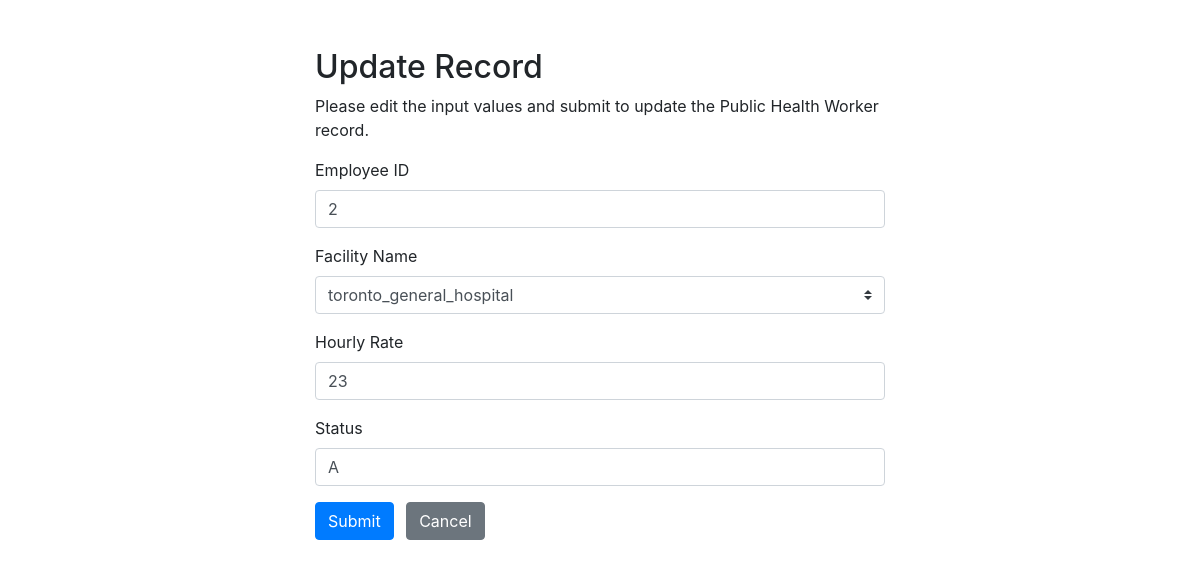
Screenshot of /php/public_health_worker/update.php?person_id=2&employee_id=2&facility_name=toronto_general_hospital with the database file from the repository.
### tables this page shows
CREATE TABLE `healthcare_worker` (
  `person_id` int NOT NULL,
  `facility_name` varchar(255) NOT NULL,
  `employee_id` int DEFAULT NULL,
  `hourly_rate` int NOT NULL,
  `status` enum('A','D') NOT NULL DEFAULT 'A' COMMENT 'A - Active, D - Deleted',
  PRIMARY KEY (`person_id`,`facility_name`),
  KEY `facility_name` (`facility_name`),
  CONSTRAINT `healthcare_worker_ibfk_1` FOREIGN KEY (`person_id`) REFERENCES `person` (`person_id`) ON DELETE CASCADE ON UPDATE CASCADE,
  CONSTRAINT `healthcare_worker_ibfk_2` FOREIGN KEY (`facility_name`) REFERENCES `facility` (`name`) ON DELETE CASCADE ON UPDATE CASCADE
);

### php/public_health_worker/update.php (the view, shortened to what this page needs)
<?php
$link = connect();
$person_id = $employee_id = $facility_name = $hourly_rate = $status = "";
$sql = "SELECT * FROM facility";
$result = mysqli_query($link, $sql);
$all_facility = mysqli_fetch_all($result, MYSQLI_ASSOC);
if (isset($_POST["person_id"]) && !empty($_POST["person_id"])) {
    $person_id = (int)(trim($_POST["person_id"]));
    $employee_id = (int)(trim($_GET["employee_id"]));
    $facility_name = trim($_GET["facility_name"]);
    $new_employee_id = (int)(trim($_POST["new_employee_id"]));
    $new_facility_name = $_POST["new_facility_name"];
    $new_hourly_rate = (int)(trim($_POST["new_hourly_rate"]));
    $new_status = $_POST['new_status'];
    if (empty($new_status) || ($new_status !== 'A' && $new_status !== 'D')) {
        $status_error = "Please enter a valid status A or D";
    }
    $sql = "UPDATE healthcare_worker SET employee_id =?, facility_name = ?, hourly_rate = ?, status=? WHERE person_id=? AND employee_id=? AND facility_name=?";
    $stmt = mysqli_prepare($link, $sql);
    mysqli_stmt_bind_param($stmt, "isisiis", $new_employee_id, $new_facility_name, $new_hourly_rate, $new_status, $person_id, $employee_id, $facility_name);
    if ($stmt) {
        if (mysqli_stmt_execute($stmt)) {
            header("location: public_health_worker.php");
            exit();
        } else {
            echo "Oops! Something went wrong. Please try again later.";
        }
    }
    mysqli_stmt_close($stmt);
    mysqli_close($link);
} else {
    if (isset($_GET["person_id"]) && !empty(trim($_GET["person_id"]))) {
        $person_id = trim($_GET["person_id"]);
        $employee_id = trim($_GET["employee_id"]);
        $facility_name = trim($_GET["facility_name"]);
        $sql = "SELECT * FROM healthcare_worker WHERE person_id = ? AND employee_id=? AND facility_name=?";
        if ($stmt = mysqli_prepare($link, $sql)) {
            mysqli_stmt_bind_param($stmt, "iis", $person_id, $employee_id, $facility_name);
            if (mysqli_stmt_execute($stmt)) {
                $result = mysqli_stmt_get_result($stmt);
                if (mysqli_num_rows($result) == 1) {
                    $row = mysqli_fetch_array($result, MYSQLI_ASSOC);
                    $employee_id = $row["employee_id"];
                    $facility_name = $row["facility_name"];
                    $hourly_rate = $row["hourly_rate"];
                    $status = $row["status"];
                } else {
                    header("location: error.php");
                    exit();
                }
            } else {
                echo "Oops! Something went wrong. Please try again later.";
            }
        }
    } else {
        header("location: error.php");
        exit();
    }
}
?>
<!DOCTYPE html>
<html lang="en">
<head>
    <link rel="stylesheet" href="https://stackpath.bootstrapcdn.com/bootstrap/4.5.2/css/bootstrap.min.css">
</head>
<body>
    <div class="wrapper">
        <div class="container-fluid">
            <div class="row">
                <div class="col-md-12">
                    <h2 class="mt-5">Update Record</h2>
                    <p>Please edit the input values and submit to update the Public Health Worker record.</p>
                    <form action="<?php echo htmlspecialchars(basename($_SERVER['REQUEST_URI'])); ?>" method="post">
                        <div class="form-group">
                            <label>Employee ID</label>
                            <input type="number" name="new_employee_id" class="form-control" value="<?php echo $employee_id; ?>">
                        </div>
                        <div class="form-group">
                            <label>Facility Name</label>
                            <select class="custom-select" id="inputGroupSelect01" name="new_facility_name">
                                <?php
                                foreach ($all_facility as $facility) {
                                    if ($facility['name'] == $facility_name) {
                                        echo '<option selected values=\"' . $facility['name'] . '\">' . $facility['name'] . '</option>';
                                    } else {
                                        echo '<option values=\"' . $facility['name'] . '\">' . $facility['name'] . '</option>';
                                    }
                                } ?>
                            </select>
                        </div>
                        <div class="form-group">
                            <label>Hourly Rate</label>
                            <input type="number" name="new_hourly_rate" class="form-control" value="<?php echo $hourly_rate; ?>">
                        </div>
                        <div class="form-group">
                            <label>Status</label>
                            <input type="text" name="new_status" class="form-control" value="<?php echo $status; ?>">
                        </div>
                        <input type="submit" class="btn btn-primary" value="Submit">
                        <a href="public_health_worker.php" class="btn btn-secondary ml-2">Cancel</a>
                    </form>
                </div>
            </div>
        </div>
    </div>
</body>
</html>

### php/public_health_worker/update.php (style rules this page uses)
.wrapper { width: 600px; margin: 0 auto; }

### rows the page displays
healthcare_worker: new_employee_id "2", new_hourly_rate "23", new_status "A"

### other values shown
form field new_facility_name "toronto_general_hospital"
